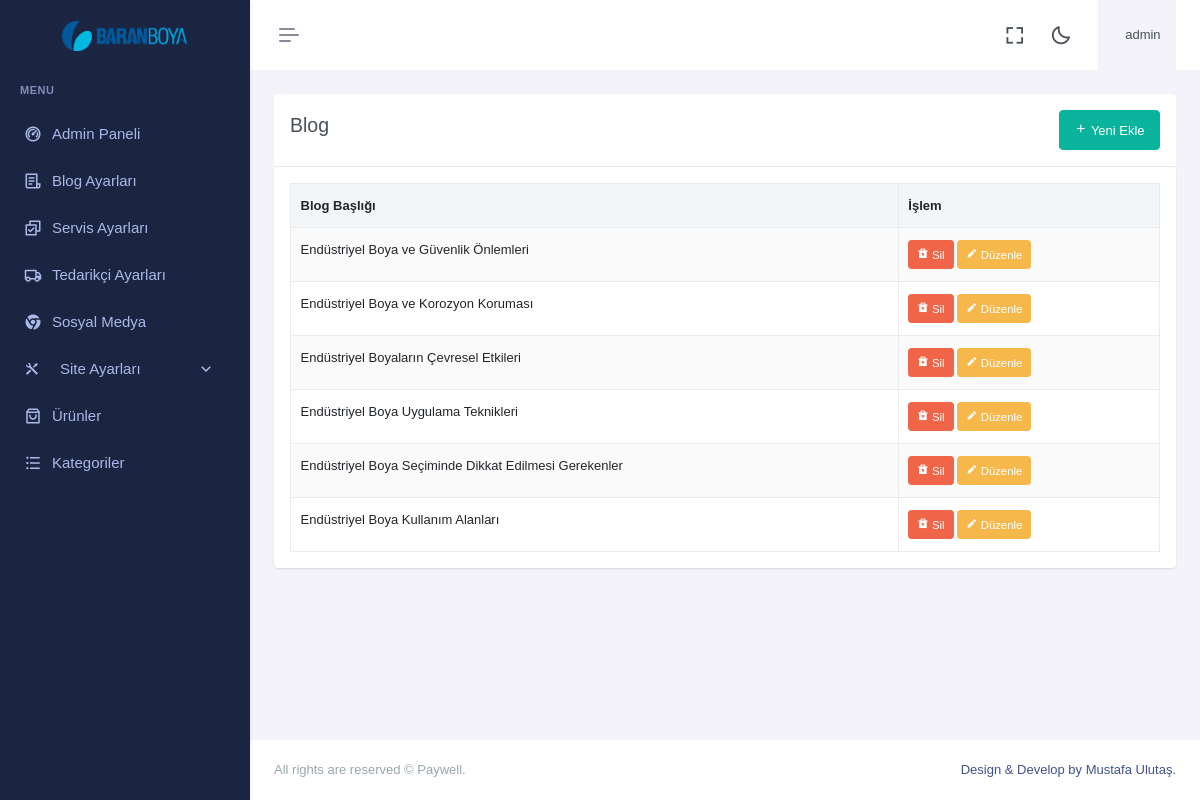
/dashboard/blog.php (signed in), run on the app's committed database.
### tables this page shows
CREATE TABLE `logo` (
  `id` int(11) NOT NULL,
  `logo` varchar(1000) NOT NULL,
  `updated_at` timestamp NOT NULL DEFAULT current_timestamp() ON UPDATE current_timestamp()
);

CREATE TABLE IF NOT EXISTS `blog` (
  `id` int(11) NOT NULL,
  `blog_title` varchar(1000) NOT NULL,
  `blog_desc` varchar(1000) NOT NULL,
  `blog_detail` varchar(5000) NOT NULL,
  `logo` varchar(2000) NOT NULL,
  `updated_at` timestamp NOT NULL DEFAULT current_timestamp() ON UPDATE current_timestamp()
);

### dashboard/blog.php (the view, shortened to what this page needs)
<?php
include "header.php";
include "sidebar.php";
?>
<div class="main-content">
  <div class="page-content">
    <div class="container-fluid">
      <div class="row">
        <div class="col-12">
          <div class="card-header text-white d-flex justify-content-between align-items-center">
            <h4 class="page-title">Blog</h4>
            <div class="text-end">
              <a href="add-blog.php" class="btn btn-success">
                <i class="ri-add-line"></i> Yeni Ekle
              </a>
            </div>
          </div>
        </div>
      </div>
      <div class="row">
        <div class="col-12">
          <div class="card">
            <div class="card-body">
              <table class="table table-striped table-bordered mb-0">
                <thead class="table-light">
                  <tr>
                    <th>Blog Başlığı</th>
                    <th>İşlem</th>
                  </tr>
                </thead>
                <tbody>
                  <?php
                  $sorgu = "SELECT * FROM blog ORDER BY id DESC";
                  $sonuc = mysqli_query($con, $sorgu);
                  while ($row = mysqli_fetch_assoc($sonuc)) {
                    $id = $row['id'];
                    $baslik = htmlspecialchars($row['blog_title'], ENT_QUOTES, 'UTF-8');
                    echo "<tr>
                              <td>{$baslik}</td>
                              <td>
                                <a href='blog.php?delete_id={$id}'
                                  class='btn btn-sm btn-danger'
                                  title='Sil'
                                  onclick=\"return confirm('Bu blogu silmek istediğinize emin misiniz?');\">
                                  <i class='ri-delete-bin-2-fill'></i> Sil
                                </a>
                                <a href='editblog.php?id={$id}'
                                   class='btn btn-sm btn-warning me-1'
                                   title='Düzenle'>
                                  <i class='ri-pencil-fill'></i> Düzenle
                                </a>
                              </td>
                            </tr>";
                  }
                  ?>
                </tbody>
              </table>
            </div>
          </div>
        </div>
      </div>
    </div>
  </div>
</div>
<?php include "footer.php"; ?>

### dashboard/sidebar.php (shortened to what this page needs)
<?php
require __DIR__ . '/init.php';
?>
<div class="app-menu navbar-menu">
  <div class="navbar-brand-box">
    <?php
    $rr = mysqli_query($con, "SELECT logo FROM logo");
    $r = mysqli_fetch_row($rr);
    $ufile = $r[0];
    ?>
    <a href="home" class="logo logo-light">
      <span class="logo-lg">
        <img src="../assets/img/logo/<?php print $ufile ?>" alt="" height="30">
      </span>
    </a>
  </div>
  <div id="scrollbar">
    <div class="container-fluid">
      <ul class="navbar-nav" id="navbar-nav">
        <li class="menu-title"><span data-key="t-menu">Menu</span></li>
        <li class="nav-item">
          <a href="home" class="nav-link" data-key="t-analytics"> <i class="ri-dashboard-2-line"></i> <span
              data-key="t-dashboards"> Admin Paneli </span></a>
        </li>
        <li class="nav-item">
          <a class="nav-link menu-link" href="blog" role="button" aria-expanded="true" aria-controls="sidebarLanding">
            <i class="ri-file-list-3-line"></i> <span data-key="t-landing">Blog Ayarları</span>
          </a>
        </li>
        <li class="nav-item">
          <a class="nav-link menu-link" href="services" role="button" aria-expanded="true"
            aria-controls="sidebarLanding">
            <i class="ri-checkbox-multiple-line"></i> <span data-key="t-landing">Servis Ayarları</span>
          </a>
        </li>
        <li class="nav-item">
          <a class="nav-link menu-link" href="suppliers" role="button" aria-expanded="true"
            aria-controls="sidebarLanding">
            <i class="ri-truck-line"></i> <span data-key="t-landing">Tedarikçi Ayarları</span>
          </a>
        </li>
        <li class="nav-item">
          <a class="nav-link menu-link" href="socials" role="button" aria-expanded="true"
            aria-controls="sidebarLanding">
            <i class="ri-chrome-fill"></i> <span data-key="t-landing">Sosyal Medya</span>
          </a>
        </li>
        <li class="nav-item">
          <a class="nav-link site-settings-toggle collapsed" data-bs-toggle="collapse" href="#sidebarSiteSettings"
            role="button" aria-expanded="false" aria-controls="sidebarSiteSettings">
            <i class="ri-tools-fill fs-5"></i>
            <span class="ms-2 flex-grow-1">Site Ayarları</span>
            <i class="ri-arrow-down-s-line site-settings-arrow ms-auto"></i>
          </a>
        </li>
        <li class="nav-item">
          <a class="nav-link menu-link" href="products" role="button" aria-expanded="true"
            aria-controls="sidebarLanding">
            <i class="ri-shopping-bag-3-line"></i> <span data-key="t-landing"> Ürünler </span>
          </a>
        </li>
        <li class="nav-item">
          <a class="nav-link menu-link" href="categorys" role="button" aria-expanded="true"
            aria-controls="sidebarLanding">
            <i class="ri-list-unordered"></i> <span data-key="t-landing"> Kategoriler </span>
          </a>
        </li>
      </ul>
    </div>
  </div>
  <div class="sidebar-background"></div>
</div>

### data on the page
logo: logo (picture)
blog: blog_title "Endüstriyel Boya ve Güvenlik Önlemleri"
blog: blog_title "Endüstriyel Boya ve Korozyon Koruması"
blog: blog_title "Endüstriyel Boyaların Çevresel Etkileri"
blog: blog_title "Endüstriyel Boya Uygulama Teknikleri"
blog: blog_title "Endüstriyel Boya Seçiminde Dikkat Edilmesi Gerekenler"
blog: blog_title "Endüstriyel Boya Kullanım Alanları"

### other printed values
$username "admin"
